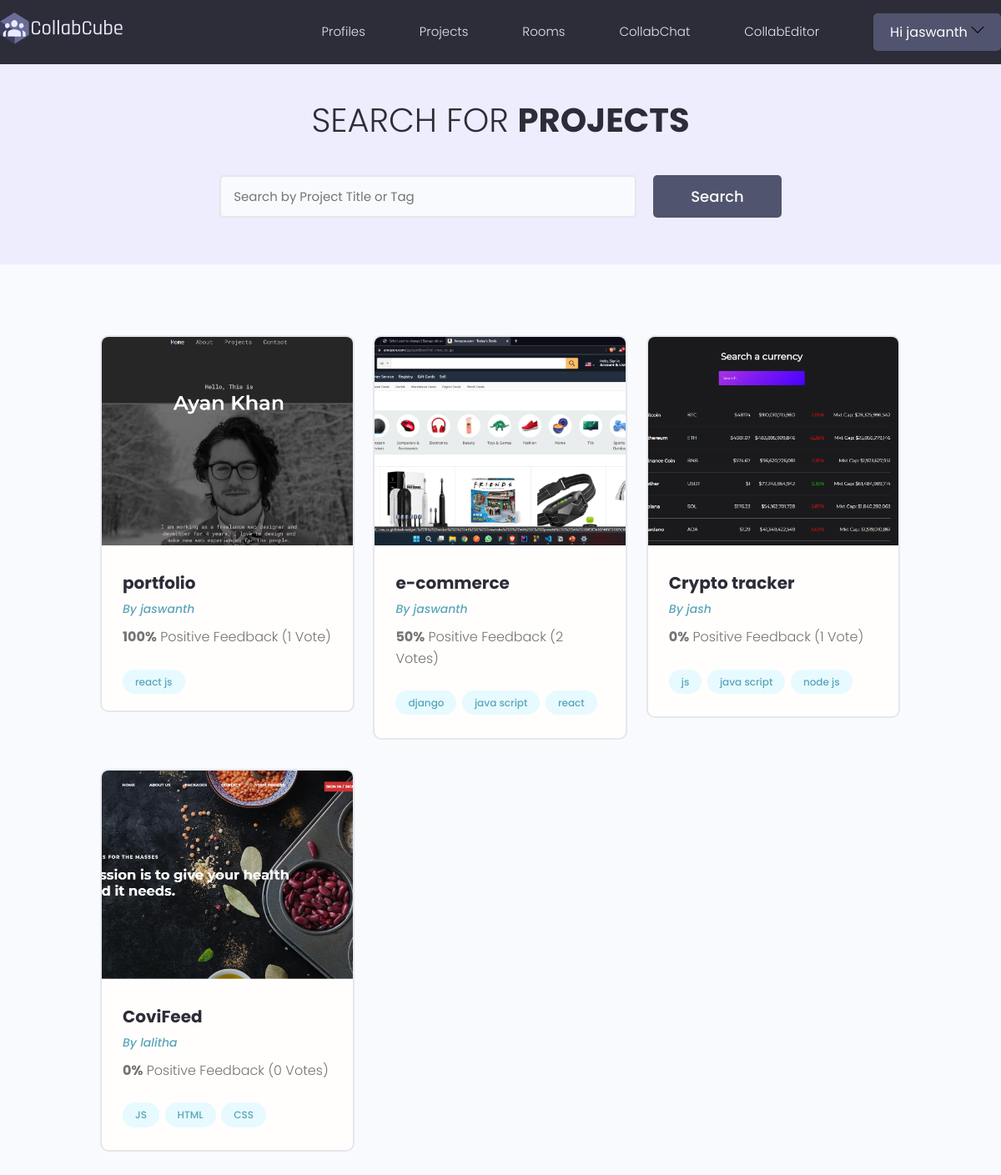
Page /projects/ (signed in) on the committed database.
### projects/models.py (models this page shows, shortened)
class Project(models.Model):
    owner = models.ForeignKey(Profile, null = True, blank= True, on_delete= models.CASCADE)
    title = models.CharField(max_length=200)
    description = models.TextField(null=True, blank= True)
    featured_image = models.ImageField(null=True, blank= True, default="default.jpg")
    demo_link = models.CharField(max_length=2000,null=True, blank= True)
    source_link = models.CharField(max_length=2000,null=True, blank= True)
    tags = models.ManyToManyField('Tag',blank=True)
    vote_total = models.IntegerField(blank=True,null= True, default= 0)
    vote_ratio = models.IntegerField(blank=True,null= True, default= 0)
    created = models.DateTimeField(auto_now_add=True)
    id = models.UUIDField(default=uuid.uuid4, unique=True,editable=False, primary_key=True)
    class Meta:
        ordering = ['-vote_ratio','-vote_total']
    @property
    def imageURL(self):
        try:
            url = self.featured_image.url
        except:
            url = ''
        return url

class Tag(models.Model):
    name = models.CharField(max_length=200)
    created = models.DateTimeField(auto_now_add=True)
    id = models.UUIDField(default=uuid.uuid4, unique=True,editable=False, primary_key=True)
    def __str__(self):
        return self.name

### users/models.py (models this page shows, shortened)
class Profile(models.Model):
    user = models.OneToOneField(User, on_delete= models.CASCADE, null=True,blank= True)
    name = models.CharField(max_length=200,null=True)
    email = models.EmailField(unique=True,max_length=300,null=True)
    username = models.CharField(max_length=200,unique=True,null=True)
    ROLE_TYPE =(
        ('faculty','Faculty'),
        ('student','Student')
    )
    role = models.CharField(max_length=200,choices=ROLE_TYPE,null=True)
    facultyid_or_studentid = models.CharField(max_length=200,unique=True,null=True)
    short_intro = models.CharField(max_length=200,null=True)
    bio = models.TextField(blank=True, null = True)
    profile_image= models.ImageField(default= 'profiles/male.png',null=True, upload_to ='profiles/')
    social_github = models.CharField(max_length=200,null=True,blank=True)
    social_linkedin = models.CharField(max_length=200,null=True,blank=True)
    social_website = models.CharField(max_length=200,null=True,blank=True)
    social_twitter = models.CharField(max_length=200,null=True,blank=True)
    created = models.DateTimeField(auto_now_add=True)
    id = models.UUIDField(default=uuid.uuid4, unique=True, primary_key=True,editable=False)
    class Meta:
        ordering = ['-created']

### projects/views.py (the view)
# urls.py: path('projects/',include('projects.urls')),
@login_required(login_url = 'login')
def projects(request):
    projects,search_query = searchprojects(request)
    custom_range, projects = paginateProjects(request, projects, 6)
    context={'projects':projects,'search_query':search_query,'custom_range':custom_range}
    return render(request,"projects/projects.html",context)

### projects/utils.py (called while the page is built)
def paginateProjects(request, projects, results):
    page = request.GET.get('page')
    paginator = Paginator(projects, results)
    try:
        projects = paginator.page(page)
    except PageNotAnInteger:
        page = 1
        projects = paginator.page(page)
    except EmptyPage:
        page = paginator.num_pages
        projects = paginator.page(page)
    leftIndex = (int(page) - 2)
    if leftIndex < 1:
        leftIndex = 1
    rightIndex = (int(page) + 3)
    if rightIndex > paginator.num_pages:
        rightIndex = paginator.num_pages + 1
    custom_range = range(leftIndex, rightIndex)
    return custom_range, projects

def searchprojects(request):
    search_query = ''
    if request.GET.get('search_query'):
        search_query = request.GET.get('search_query')
    tags = Tag.objects.filter(name__icontains=search_query)
    projects=Project.objects.distinct().filter(Q(title__icontains=search_query) | Q(description__icontains=search_query) | Q(owner__username__icontains=search_query)|Q(tags__in=tags))
    return projects,search_query

### projects/templates/projects/projects.html (shortened to what this page needs)
{% extends 'main.html' %}
{%block content%}
<main class="projects">
    <section class="hero-section text-center">
      <div class="container container--narrow">
        <div class="hero-section__box">
          <h2>Search for <span>Projects</span></h2>
        </div>
        <div class="hero-section__search">
          <form id="searchForm"class="form" action="{%url 'projects'%}" method="get">
            <div class="form__field">
              <input class="input input--text" id="formInput#search" type="text" name="search_query"
                value="{{search_query}}" placeholder="Search by Project Title or Tag" />
            </div>
            <input class="btn btn--sub btn--lg" type="submit" value="Search" />
          </form>
        </div>
      </div>
    </section>
    <section class="projectsList">
      <div class="container">
        <div class="grid grid--three">
        {% for project in projects%}
          <div class="column">
            <div class="card project">
              <a href="{% url 'project' project.id %}" class="project">
                <img class="project__thumbnail" src="{{project.imageURL}}" alt="project thumbnail" />
                <div class="card__body">
                  <h3 class="project__title">{{project.title}}</h3>
                  <p><a class="project__author" href="{% url 'user-profile' project.owner.id %}">By {{project.owner.username}}</a></p>
                  <p class="project--rating">
                    <span style="font-weight: bold;">{{project.vote_ratio}}%</span> Positive
                    Feedback ({{project.vote_total}} Vote{{project.vote_total|pluralize:"s"}})
                  </p>
                  <div class="project__tags">
                      {%for tag in project.tags.all|slice:"3"%}
                    <span class="tag tag--pill tag--main">
                      <small>{{tag}}</small>
                    </span>
                    {%endfor%}
                  </div>
                </div>
              </a>
            </div>
          </div>
          {%endfor%}
        </div>
      </div>
    </section>
  </main>
{% endblock %}

### templates/navbar.html (shortened to what this page needs)
{%load static%}
<header class="header">
    <div class="container container--narrow">
      <a href="{% url 'profiles' %}" class="header__logo">
        <img src="{% static 'images/logo.svg' %}" alt="CollabCube Logo" />
      </a>
      <nav class="header__nav">
        <ul class="header__menu">
          {% if request.user.is_authenticated %}
          <li class="header__menuItem"><a href="{% url 'profiles' %}">Profiles</a></li>
          <li class="header__menuItem"><a href="{% url 'projects' %}">Projects</a></li>
          <li class="header__menuItem"><a href="{% url 'rooms' %}">Rooms</a></li>
          <li class="header__menuItem"><a href="{% url 'lobby' %}">CollabChat</a></li>
          <li class="header__menuItem"><a target="_blank" href="https://collabeditorr.herokuapp.com/" >CollabEditor</a></li>
          <li class="btn btn--sub">
            <div class="header__user1">
              <button class="dropdown-button1 " >Hi {{request.user.username}}
                <svg version="1.1" xmlns="http://www.w3.org/2000/svg" width="16" height="16" viewBox="0 0 32 32" >
                  <path d="M16 21l-13-13h-3l16 16 16-16h-3l-13 13z"></path>
                </svg>
              </button>
            </div>
          </li>
          {% endif%}
        </ul>
      </nav>
    </div>
  </header>

### static/styles/app.css (style rules this page uses)
:root { --color-sub: #2d2d39; }
.btn--sub { background-color: var(--color-sub-light); }
.card { border: 2px solid var(--color-light); }
img { width: 100%; }
.header { position: sticky; z-index: 111; background-color: var(--color-sub); padding: 1.5rem 0; }
.header > .container { display: flex; justify-content: space-between; align-items: center; width: 100%; }
.header__logo > img { height: 3.8rem; }
.header__nav > ul { display: inline-flex; align-items: center; list-style: none; gap: 6.5rem; }
.header__menuItem > a { color: var(--color-light); font-weight: 300; }
.hero-section { height: 40vh; display: flex; align-items: center; background-color: var(--color-sub); }
.hero-section__box { margin-bottom: 4rem; }
.hero-section__box > h2, .hero-section__box > h2 > span { font-size: 4rem; color: var(--color-light); line-height: 1.3; text-transform: uppercase; }
.hero-section__box > h2 { font-weight: 300; }
.hero-section__box > h2 > span { font-weight: 700; }
.hero-section__search > .form { display: flex; align-items: center; justify-content: center; gap: 2rem; }
.hero-section__search > .form input.input--text { width: 50rem; }
.project__author { font-size: 1.4rem; font-style: italic; }
.project--rating { margin-bottom: 1.6em; margin-top: .5em; }
.projects > .hero-section { background: var(--color-sub-lighter); height: 30vh; }
.projects .hero-section__box { margin-bottom: 2.5rem; }
.projects .hero-section__box > h2 { color: var(--color-sub); }
.projects .hero-section__box > h2 > span { font-weight: 700; color: var(--color-sub); }
.projectsList { margin-top: 8rem; }
.project__thumbnail { height: 25rem; object-fit: cover; object-position: top center; }
.project__title { font-size: 2rem; font-weight: 700; color: var(--color-sub); }
:root { --color-main1: #71c6dd; --color-main-light1: #e1f6fb; --color-dark1: #3f4156; --color-dark-medium1: #51546e; --color-dark-light1: #696d97; --color-light1: #e5e5e5; --color-gray1: #8b8b8b; --color-light-gray1: #b2bdbd; --color-bg1: #2d2d39; --color-success1: #5dd693; --color-error1: #fc4b0b; }
.header__logo1, .header__user1 { display: flex; gap: 2rem; align-items: center; }
.dropdown-button1 { background: transparent; border: 0; outline: 0; cursor: pointer; }

### static/uikit/styles/modules/_variables.css (style rules this page uses)
:root { --color-main: #5aa5b9; --color-main-light: #e6faff; --color-sub: #3f4156; --color-sub-light: #51546e; --color-sub-lighter: #ededfd; --color-text: #737373; --color-gray: #8b8b8b; --color-light: #e5e7eb; --color-light-gray: #767676; --color-bg: #f8fafd; --color-white: #fffefd; --color-white-light: #f3f3f3; --color-success: #359e64; --color-success-bg: #def8e8; --color-error: #fc4b0b; --color-error-bg: #fff2ee; --font-base: 'Poppins', arial, helvetica, 'Segoe UI', roboto, ubuntu, sans-serif; --font-monospace: 'Fira Code', 'Courier New', courier, monospace; --font-regular: 300; --font-medium: 500; --font-bold: 700; --generic-shadow: 1px 1px 5px #00000010; --generic-transition: all 0.3s ease-in-out; }

### static/uikit/styles/modules/_base.css (style rules this page uses)
* { margin: 0; padding: 0; box-sizing: border-box; text-rendering: optimizeLegibility; color: inherit; font-size: inherit; }
html { font-size: 50%; }
@media only screen and (min-width: 480px) { html { font-size: 56.25%; } }
@media only screen and (min-width: 1200px) { html { font-size: 62.5%; } }
body { line-height: 1.6; font-weight: 400; font-size: 1.5rem; color: var(--color-text); background-color: var(--color-bg); min-height: 100vh; }

### static/uikit/styles/modules/_typography.css (style rules this page uses)
* { font-family: var(--font-base); }
h2 { font-size: 3.6rem; font-weight: var(--font-bold); }
h3 { font-size: 3.2rem; font-weight: var(--font-medium); }
p, span, strong { font-size: 1.6rem; color: var(--color-text); font-weight: var(--font-regular); }
a { padding-bottom: 2px; text-decoration: none; display: inline-block; color: var(--color-main); font-weight: var(--font-medium); }

### static/uikit/styles/modules/_utilities.css (style rules this page uses)
.container { width: 92%; max-width: 165rem; margin: 0 auto; box-sizing: border-box; }
.container--narrow { width: 92%; max-width: 120rem; }
@media screen and (min-width: 1000px) { .container { width: 90%; } }
@media screen and (min-width: 1000px) { .container--narrow { width: 85%; } }
@media screen and (min-width: 1200px) { .container { width: 80%; } }
@media screen and (min-width: 1200px) { .container--narrow { width: 72%; } }
.text-center { text-align: center; }

### static/uikit/styles/modules/_card.css (style rules this page uses)
.card { border-radius: 1rem; background-color: var(--color-white); border: 1.5px solid var(--color-light); width: auto; height: auto; margin-top: 0.5rem; margin-bottom: 0.5rem; overflow: hidden; }
.card__body, .card__header { padding: 2rem 2.5rem; }

### rows in the picture
Project: imageURL (picture), title "portfolio", owner.username "jaswanth", vote_ratio "100", vote_total "1"
Tag: name "react js"
Project: imageURL (picture), title "e-commerce", owner.username "jaswanth", vote_ratio "50", vote_total "2"
Tag: name "django"
Tag: name "java script"
Tag: name "react"
Project: imageURL (picture), title "Crypto tracker", owner.username "jash", vote_ratio "0", vote_total "1"
Tag: name "js"
Tag: name "node js"
Project: imageURL (picture), title "CoviFeed", owner.username "lalitha", vote_ratio "0", vote_total "0"
Tag: name "JS"
Tag: name "HTML"
Tag: name "CSS"

### other values in the picture
{{ request.user.username }} "jaswanth"
